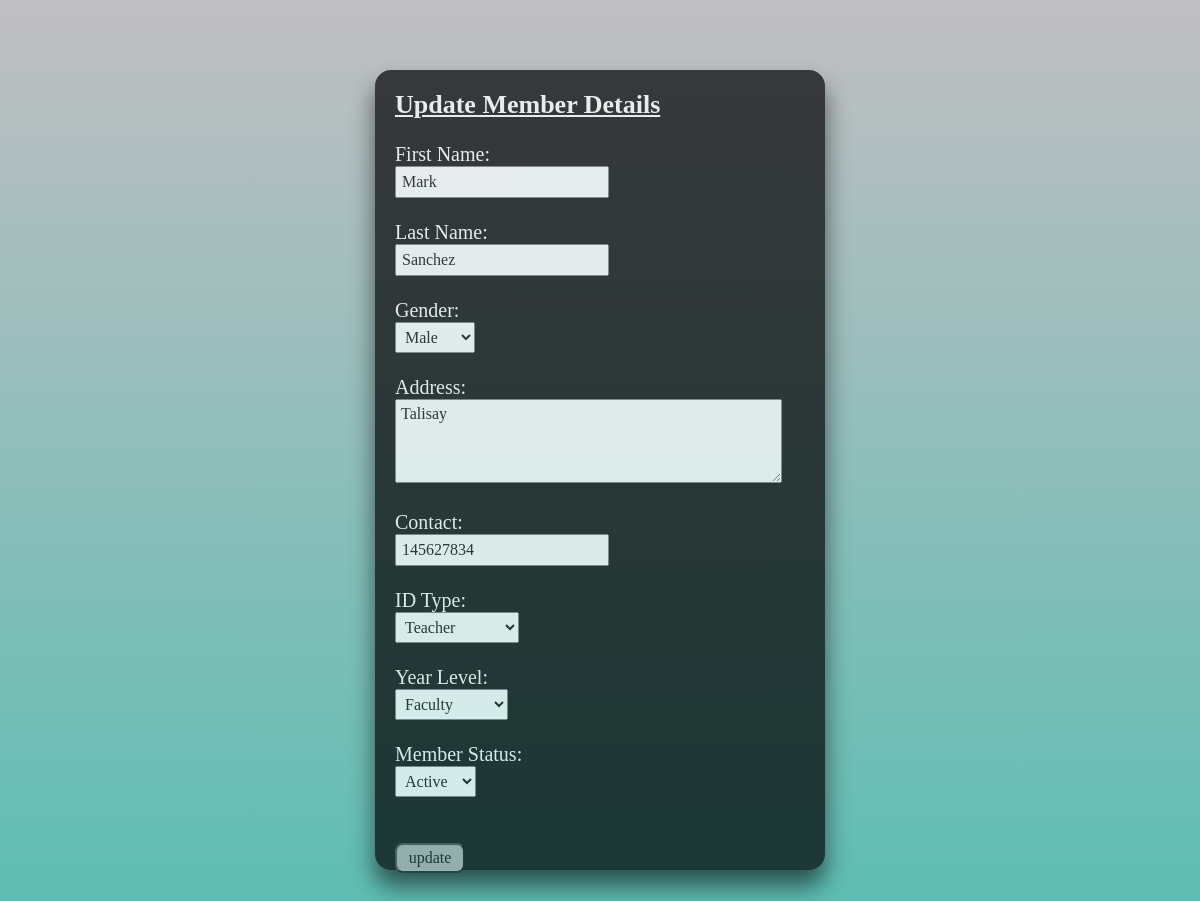
The page /COMP1044_CW_G3/edit_member.php?member_id=52 (signed in) on the database its author committed.
### tables this page shows
CREATE TABLE `member` (
  `member_id` int(11) NOT NULL,
  `firstname` varchar(20) NOT NULL,
  `lastname` varchar(20) NOT NULL,
  `gender` varchar(6) DEFAULT NULL,
  `address` varchar(50) DEFAULT NULL,
  `contact` int(11) DEFAULT NULL,
  `type_id` int(10) DEFAULT NULL,
  `year_level` varchar(20) NOT NULL,
  `member_status` varchar(6) NOT NULL
);

### COMP1044_CW_G3/edit_member.php (the view, shortened to what this page needs)
<?php
    $conn = mysqli_connect("localhost","root","","librarydb");
    $member_id=$_GET["member_id"];
    $firstname="";
    $lastname="";
    $gender="";
    $address="";
    $contact="";
    $type_id="";
    $year_level="";
    $member_status="";
    $res=mysqli_query($conn,"select * from member where member_id=$member_id");
    while($row=mysqli_fetch_array($res)){
        $firstname=$row["firstname"];
        $lastname=$row["lastname"];
        $gender=$row["gender"];
        $address=$row["address"];
        $contact=$row["contact"];
        $type_id=$row["type_id"];
        $year_level=$row["year_level"];
        $member_status=$row["member_status"];
    }
?>
<!DOCTYPE html>
<html lang="en">
<head>
    <link rel="stylesheet" href="style.css">
</head>
<body>
    <form action="" name="f1" method="post">
        <div class="form-group">
            <h1 style="font-size: 26px;"><u>Update Member Details</u></h1><br>
            <label for="firstname">First Name:</label><br>
            <input type="text" class="form-control" name="firstname" required="" value="<?php echo $firstname; ?>"><br><br>
            <label for="lastname">Last Name:</label><br>
            <input type="text" class="form-control" name="lastname" required="" value="<?php echo $lastname; ?>"><br><br>
            <label for="gender">Gender:</label><br>
            <select class="form-control" name="gender">
                <option value="Male"<?= ($gender =="Male")?"selected": ""?>>Male</option>
            </select>
            <br><br>
            <label for="address">Address:</label><br>
            <textarea type="text" class="form-control" name="address" required="" rows="4" cols="40"><?php echo $address; ?></textarea>
            <br><br>
            <label for="contact">Contact:</label><br>
            <input type="text" class="form-control" name="contact" value="<?php echo $contact; ?>"><br><br>
            <label for="type_id">ID Type:</label><br>
            <select class="form-control" name="type_id">
                <option value=1 <?= ($type_id =="1")?"selected": ""?>>Teacher</option>
            </select>
            <br><br>
            <label for="year_level">Year Level:</label><br>
            <select class="form-control" name="year_level">
                <option value="Faculty" <?= ($year_level =="Faculty")?"selected": ""?>>Faculty</option>
            </select>
            <br><br>
            <label for="member_status">Member Status:</label><br>
            <select class="form-control" name="member_status">
                <option value="Active" <?= ($member_status =="Active")?"selected": ""?>>Active</option>
            </select>
            <br><br><br>
            <button type="submit" name="update">update</button>
        </div>
    </form>
</body>
</html>

### COMP1044_CW_G3/style.css (style rules this page uses)
* { margin: 0; padding: 0; box-sizing: border-box; font-family:Tw Cen MT; }

### COMP1044_CW_G3/edit_member.php (style rules this page uses)
body { height: 650px; margin-top: 0px; width: calc(100%); min-height: 900px; transition: all 0.5s ease; z-index: 2; background: linear-gradient( to top, rgba(44, 173, 158, 0.8), rgba(49, 41, 53, 0.3) ) }
.form-group { height: 800px; width: 450px; background-color: black; margin: 70px auto; opacity: 0.7; color: white; padding: 20px; border-radius: 2vh; font-size: 20px; box-shadow: 0px 16px 24px 0px rgba(0,0,0,0.8); }
.form-control { font-size: 16px; padding: 5px; }
button { height: 40px; width: 300px; border-radius: 1vh; margin-bottom: 10px; font-size: 16px; color: black; width: 70px; height: 30px; opacity: 0.7; }

### rows shown on the page
member: firstname "Mark", lastname "Sanchez", gender "Male", address "Talisay", contact "145627834", type_id "Teacher", year_level "Faculty", member_status "Active"
